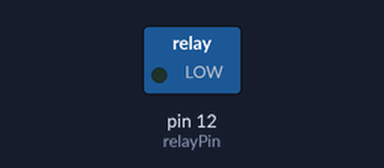
Recording of a sketch running on a simulated Arduino Uno, built with avr-gcc and run on an emulated ATmega328P. Parts: switched loads named in the sketch (green lamp = pin HIGH). Dashed ring = blinking.

Above: at 0.5 s.
Timing chart, 0 to 4.6 s (numbered marks = the images above):
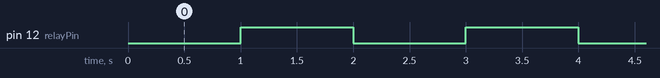

Measured:
- by itself, pin 12 (relayPin): alternates HIGH for 1.0 s and LOW for 1.0 s

The sketch:

SimpleSwitching.ino
```cpp
int relayPin = 12; // choose the pin for the relay
void setup() {
    pinMode(relayPin, OUTPUT);  // declare relayPin as output
}

void loop(){
    digitalWrite(relayPin, LOW);  // turn relay OFF
    delay(1000);
    digitalWrite(relayPin, HIGH);  // turn relay ON
    delay(1000);
}
```
